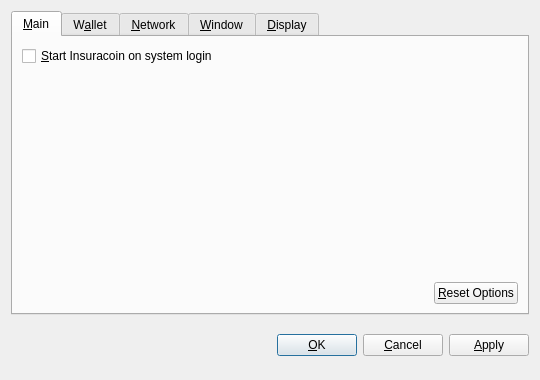
<?xml version="1.0" encoding="UTF-8"?>
<ui version="4.0">
 <class>OptionsDialog</class>
 <widget class="QDialog" name="OptionsDialog">
  <property name="geometry">
   <rect>
    <x>0</x>
    <y>0</y>
    <width>540</width>
    <height>380</height>
   </rect>
  </property>
  <property name="windowTitle">
   <string>Options</string>
  </property>
  <property name="modal">
   <bool>true</bool>
  </property>
  <layout class="QVBoxLayout" name="verticalLayout">
   <item>
    <widget class="QTabWidget" name="tabWidget">
     <property name="tabPosition">
      <enum>QTabWidget::North</enum>
     </property>
     <property name="currentIndex">
      <number>0</number>
     </property>
     <widget class="QWidget" name="tabMain">
      <attribute name="title">
       <string>&amp;Main</string>
      </attribute>
      <layout class="QVBoxLayout" name="verticalLayout_Main">
       <item>
        <widget class="QCheckBox" name="bitcoinAtStartup">
         <property name="toolTip">
          <string>Automatically start Insuracoin after logging in to the system.</string>
         </property>
         <property name="text">
          <string>&amp;Start Insuracoin on system login</string>
         </property>
        </widget>
       </item>
       <item>
        <spacer name="verticalSpacer_Main">
         <property name="orientation">
          <enum>Qt::Vertical</enum>
         </property>
         <property name="sizeHint" stdset="0">
          <size>
           <width>20</width>
           <height>40</height>
          </size>
         </property>
        </spacer>
       </item>
       <item>
        <layout class="QHBoxLayout" name="horizontalLayout_2_Main">
         <item>
          <spacer name="horizontalSpacer_2_Main">
           <property name="orientation">
            <enum>Qt::Horizontal</enum>
           </property>
           <property name="sizeHint" stdset="0">
            <size>
             <width>40</width>
             <height>20</height>
            </size>
           </property>
          </spacer>
         </item>
         <item>
          <widget class="QPushButton" name="resetButton">
           <property name="toolTip">
            <string>Reset all client options to default.</string>
           </property>
           <property name="text">
            <string>&amp;Reset Options</string>
           </property>
           <property name="autoDefault">
            <bool>false</bool>
           </property>
          </widget>
         </item>
        </layout>
       </item>
      </layout>
     </widget>
     <widget class="QWidget" name="tabWallet">
      <attribute name="title">
       <string>W&amp;allet</string>
      </attribute>
      <layout class="QVBoxLayout" name="verticalLayout_Network">
       <item>
        <widget class="QLabel" name="transactionFeeInfoLabel">
         <property name="text">
          <string>Optional transaction fee per kB that helps make sure your transactions are processed quickly. Most transactions are 1 kB.</string>
         </property>
         <property name="textFormat">
          <enum>Qt::PlainText</enum>
         </property>
         <property name="wordWrap">
          <bool>true</bool>
         </property>
        </widget>
       </item>
       <item>
        <layout class="QHBoxLayout" name="horizontalLayout_1_Main">
         <item>
          <widget class="QLabel" name="transactionFeeLabel">
           <property name="text">
            <string>Pay transaction &amp;fee</string>
           </property>
           <property name="textFormat">
            <enum>Qt::PlainText</enum>
           </property>
           <property name="buddy">
            <cstring>transactionFee</cstring>
           </property>
          </widget>
         </item>
         <item>
          <widget class="BitcoinAmountField" name="transactionFee"/>
         </item>
         <item>
          <spacer name="horizontalSpacer_1_Main">
           <property name="orientation">
            <enum>Qt::Horizontal</enum>
           </property>
           <property name="sizeHint" stdset="0">
            <size>
             <width>40</width>
             <height>20</height>
            </size>
           </property>
          </spacer>
         </item>
        </layout>
       </item>
       <item>
        <widget class="QLabel" name="label">
         <property name="text">
          <string>If you disable the spending of unconfirmed change, the change from a transaction cannot be used until that transaction has at least one confirmation. This also affects how your balance is computed.</string>
         </property>
         <property name="wordWrap">
          <bool>true</bool>
         </property>
        </widget>
       </item>
       <item>
        <widget class="QCheckBox" name="spendZeroConfChange">
         <property name="text">
          <string>Spend unconfirmed change  (experts only)</string>
         </property>
        </widget>
       </item>
       <item>
        <spacer name="verticalSpacer">
         <property name="orientation">
          <enum>Qt::Vertical</enum>
         </property>
         <property name="sizeHint" stdset="0">
          <size>
           <width>20</width>
           <height>40</height>
          </size>
         </property>
        </spacer>
       </item>
      </layout>
     </widget>
     <widget class="QWidget" name="tabNetwork">
      <attribute name="title">
       <string>&amp;Network</string>
      </attribute>
      <layout class="QVBoxLayout" name="verticalLayout_Network">
       <item>
        <widget class="QCheckBox" name="mapPortUpnp">
         <property name="toolTip">
          <string>Automatically open the Insuracoin client port on the router. This only works when your router supports UPnP and it is enabled.</string>
         </property>
         <property name="text">
          <string>Map port using &amp;UPnP</string>
         </property>
        </widget>
       </item>
       <item>
        <widget class="QCheckBox" name="connectSocks">
         <property name="toolTip">
          <string>Connect to the Insuracoin network through a SOCKS proxy (e.g. when connecting through Tor).</string>
         </property>
         <property name="text">
          <string>&amp;Connect through SOCKS proxy:</string>
         </property>
        </widget>
       </item>
       <item>
        <layout class="QHBoxLayout" name="horizontalLayout_Network">
         <item>
          <widget class="QLabel" name="proxyIpLabel">
           <property name="text">
            <string>Proxy &amp;IP:</string>
           </property>
           <property name="textFormat">
            <enum>Qt::PlainText</enum>
           </property>
           <property name="buddy">
            <cstring>proxyIp</cstring>
           </property>
          </widget>
         </item>
         <item>
          <widget class="QValidatedLineEdit" name="proxyIp">
           <property name="maximumSize">
            <size>
             <width>140</width>
             <height>16777215</height>
            </size>
           </property>
           <property name="toolTip">
            <string>IP address of the proxy (e.g. 127.0.0.1)</string>
           </property>
          </widget>
         </item>
         <item>
          <widget class="QLabel" name="proxyPortLabel">
           <property name="text">
            <string>&amp;Port:</string>
           </property>
           <property name="textFormat">
            <enum>Qt::PlainText</enum>
           </property>
           <property name="buddy">
            <cstring>proxyPort</cstring>
           </property>
          </widget>
         </item>
         <item>
          <widget class="QLineEdit" name="proxyPort">
           <property name="maximumSize">
            <size>
             <width>55</width>
             <height>16777215</height>
            </size>
           </property>
           <property name="toolTip">
            <string>Port of the proxy (e.g. 9050)</string>
           </property>
          </widget>
         </item>
         <item>
          <widget class="QLabel" name="socksVersionLabel">
           <property name="text">
            <string>SOCKS &amp;Version:</string>
           </property>
           <property name="textFormat">
            <enum>Qt::PlainText</enum>
           </property>
           <property name="buddy">
            <cstring>socksVersion</cstring>
           </property>
          </widget>
         </item>
         <item>
          <widget class="QValueComboBox" name="socksVersion">
           <property name="toolTip">
            <string>SOCKS version of the proxy (e.g. 5)</string>
           </property>
          </widget>
         </item>
         <item>
          <spacer name="horizontalSpacer_Network">
           <property name="orientation">
            <enum>Qt::Horizontal</enum>
           </property>
           <property name="sizeHint" stdset="0">
            <size>
             <width>40</width>
             <height>20</height>
            </size>
           </property>
          </spacer>
         </item>
        </layout>
       </item>
       <item>
        <spacer name="verticalSpacer_Network">
         <property name="orientation">
          <enum>Qt::Vertical</enum>
         </property>
         <property name="sizeHint" stdset="0">
          <size>
           <width>20</width>
           <height>40</height>
          </size>
         </property>
        </spacer>
       </item>
      </layout>
     </widget>
     <widget class="QWidget" name="tabWindow">
      <attribute name="title">
       <string>&amp;Window</string>
      </attribute>
      <layout class="QVBoxLayout" name="verticalLayout_Window">
       <item>
        <widget class="QCheckBox" name="minimizeToTray">
         <property name="toolTip">
          <string>Show only a tray icon after minimizing the window.</string>
         </property>
         <property name="text">
          <string>&amp;Minimize to the tray instead of the taskbar</string>
         </property>
        </widget>
       </item>
       <item>
        <widget class="QCheckBox" name="minimizeOnClose">
         <property name="toolTip">
          <string>Minimize instead of exit the application when the window is closed. When this option is enabled, the application will be closed only after selecting Quit in the menu.</string>
         </property>
         <property name="text">
          <string>M&amp;inimize on close</string>
         </property>
        </widget>
       </item>
       <item>
        <spacer name="verticalSpacer_Window">
         <property name="orientation">
          <enum>Qt::Vertical</enum>
         </property>
         <property name="sizeHint" stdset="0">
          <size>
           <width>20</width>
           <height>40</height>
          </size>
         </property>
        </spacer>
       </item>
      </layout>
     </widget>
     <widget class="QWidget" name="tabDisplay">
      <attribute name="title">
       <string>&amp;Display</string>
      </attribute>
      <layout class="QVBoxLayout" name="verticalLayout_Display">
       <item>
        <layout class="QHBoxLayout" name="horizontalLayout_1_Display">
         <item>
          <widget class="QLabel" name="langLabel">
           <property name="text">
            <string>User Interface &amp;language:</string>
           </property>
           <property name="textFormat">
            <enum>Qt::PlainText</enum>
           </property>
           <property name="buddy">
            <cstring>lang</cstring>
           </property>
          </widget>
         </item>
         <item>
          <widget class="QValueComboBox" name="lang">
           <property name="toolTip">
            <string>The user interface language can be set here. This setting will take effect after restarting Insuracoin.</string>
           </property>
          </widget>
         </item>
        </layout>
       </item>
       <item>
        <layout class="QHBoxLayout" name="horizontalLayout_2_Display">
         <item>
          <widget class="QLabel" name="unitLabel">
           <property name="text">
            <string>&amp;Unit to show amounts in:</string>
           </property>
           <property name="textFormat">
            <enum>Qt::PlainText</enum>
           </property>
           <property name="buddy">
            <cstring>unit</cstring>
           </property>
          </widget>
         </item>
         <item>
          <widget class="QValueComboBox" name="unit">
           <property name="toolTip">
            <string>Choose the default subdivision unit to show in the interface and when sending coins.</string>
           </property>
          </widget>
         </item>
        </layout>
       </item>
       <item>
        <widget class="QCheckBox" name="displayAddresses">
         <property name="toolTip">
          <string>Whether to show Insuracoin addresses in the transaction list or not.</string>
         </property>
         <property name="text">
          <string>&amp;Display addresses in transaction list</string>
         </property>
        </widget>
       </item>
       <item>
        <widget class="QCheckBox" name="coinControlFeatures">
         <property name="toolTip">
          <string>Whether to show coin control features or not.</string>
         </property>
         <property name="text">
          <string>Display coin &amp;control features (experts only!)</string>
         </property>
        </widget>
       </item>
       <item>
        <spacer name="verticalSpacer_Display">
         <property name="orientation">
          <enum>Qt::Vertical</enum>
         </property>
         <property name="sizeHint" stdset="0">
          <size>
           <width>20</width>
           <height>40</height>
          </size>
         </property>
        </spacer>
       </item>
      </layout>
     </widget>
    </widget>
   </item>
   <item>
    <layout class="QHBoxLayout" name="horizontalLayout_Buttons">
     <item>
      <spacer name="horizontalSpacer_1">
       <property name="orientation">
        <enum>Qt::Horizontal</enum>
       </property>
       <property name="sizeHint" stdset="0">
        <size>
         <width>40</width>
         <height>48</height>
        </size>
       </property>
      </spacer>
     </item>
     <item>
      <widget class="QLabel" name="statusLabel">
       <property name="font">
        <font>
         <weight>75</weight>
         <bold>true</bold>
        </font>
       </property>
       <property name="text">
        <string/>
       </property>
       <property name="textFormat">
        <enum>Qt::PlainText</enum>
       </property>
       <property name="wordWrap">
        <bool>true</bool>
       </property>
      </widget>
     </item>
     <item>
      <spacer name="horizontalSpacer_2">
       <property name="orientation">
        <enum>Qt::Horizontal</enum>
       </property>
       <property name="sizeHint" stdset="0">
        <size>
         <width>40</width>
         <height>48</height>
        </size>
       </property>
      </spacer>
     </item>
     <item>
      <widget class="QPushButton" name="okButton">
       <property name="text">
        <string>&amp;OK</string>
       </property>
      </widget>
     </item>
     <item>
      <widget class="QPushButton" name="cancelButton">
       <property name="text">
        <string>&amp;Cancel</string>
       </property>
       <property name="autoDefault">
        <bool>false</bool>
       </property>
      </widget>
     </item>
     <item>
      <widget class="QPushButton" name="applyButton">
       <property name="text">
        <string>&amp;Apply</string>
       </property>
       <property name="autoDefault">
        <bool>false</bool>
       </property>
      </widget>
     </item>
    </layout>
   </item>
  </layout>
 </widget>
 <customwidgets>
  <customwidget>
   <class>BitcoinAmountField</class>
   <extends>QSpinBox</extends>
   <header>bitcoinamountfield.h</header>
  </customwidget>
  <customwidget>
   <class>QValueComboBox</class>
   <extends>QComboBox</extends>
   <header>qvaluecombobox.h</header>
  </customwidget>
  <customwidget>
   <class>QValidatedLineEdit</class>
   <extends>QLineEdit</extends>
   <header>qvalidatedlineedit.h</header>
  </customwidget>
 </customwidgets>
 <resources/>
 <connections/>
</ui>
